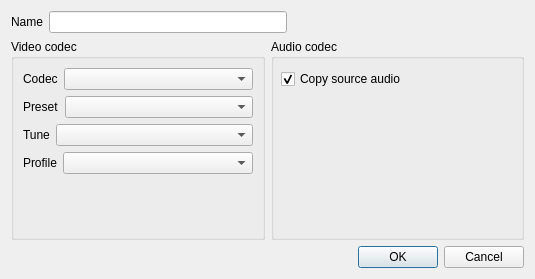
<?xml version="1.0" encoding="UTF-8"?>
<ui version="4.0">
 <class>EncodingPreset</class>
 <widget class="QDialog" name="EncodingPreset">
  <property name="geometry">
   <rect>
    <x>0</x>
    <y>0</y>
    <width>535</width>
    <height>279</height>
   </rect>
  </property>
  <property name="windowTitle">
   <string>Encoding preset</string>
  </property>
  <layout class="QVBoxLayout" name="verticalLayout_2">
   <item>
    <layout class="QVBoxLayout" name="verticalLayout">
     <item>
      <layout class="QHBoxLayout" name="horizontalLayout_2">
       <item>
        <widget class="QLabel" name="lblName">
         <property name="text">
          <string>Name</string>
         </property>
        </widget>
       </item>
       <item>
        <widget class="QLineEdit" name="lineEdit"/>
       </item>
       <item>
        <spacer name="horizontalSpacer">
         <property name="orientation">
          <enum>Qt::Orientation::Horizontal</enum>
         </property>
         <property name="sizeHint" stdset="0">
          <size>
           <width>40</width>
           <height>20</height>
          </size>
         </property>
        </spacer>
       </item>
      </layout>
     </item>
     <item>
      <layout class="QHBoxLayout" name="horizontalLayout">
       <item>
        <widget class="QGroupBox" name="grpVideo">
         <property name="sizePolicy">
          <sizepolicy hsizetype="Preferred" vsizetype="Expanding">
           <horstretch>0</horstretch>
           <verstretch>0</verstretch>
          </sizepolicy>
         </property>
         <property name="title">
          <string>Video codec</string>
         </property>
         <layout class="QVBoxLayout" name="verticalLayout_3">
          <item>
           <layout class="QHBoxLayout" name="horizontalLayout_3">
            <item>
             <widget class="QLabel" name="label">
              <property name="sizePolicy">
               <sizepolicy hsizetype="Fixed" vsizetype="Preferred">
                <horstretch>0</horstretch>
                <verstretch>0</verstretch>
               </sizepolicy>
              </property>
              <property name="text">
               <string>Codec</string>
              </property>
             </widget>
            </item>
            <item>
             <widget class="QComboBox" name="cbVideoCodec"/>
            </item>
           </layout>
          </item>
          <item>
           <layout class="QHBoxLayout" name="horizontalLayout_4">
            <item>
             <widget class="QLabel" name="label_2">
              <property name="sizePolicy">
               <sizepolicy hsizetype="Fixed" vsizetype="Preferred">
                <horstretch>0</horstretch>
                <verstretch>0</verstretch>
               </sizepolicy>
              </property>
              <property name="text">
               <string>Preset</string>
              </property>
             </widget>
            </item>
            <item>
             <widget class="QComboBox" name="cbVideoPreset"/>
            </item>
           </layout>
          </item>
          <item>
           <layout class="QHBoxLayout" name="horizontalLayout_5">
            <item>
             <widget class="QLabel" name="label_3">
              <property name="sizePolicy">
               <sizepolicy hsizetype="Fixed" vsizetype="Preferred">
                <horstretch>0</horstretch>
                <verstretch>0</verstretch>
               </sizepolicy>
              </property>
              <property name="text">
               <string>Tune</string>
              </property>
             </widget>
            </item>
            <item>
             <widget class="QComboBox" name="cbVideoTune"/>
            </item>
           </layout>
          </item>
          <item>
           <layout class="QHBoxLayout" name="horizontalLayout_6">
            <item>
             <widget class="QLabel" name="label_4">
              <property name="sizePolicy">
               <sizepolicy hsizetype="Fixed" vsizetype="Preferred">
                <horstretch>0</horstretch>
                <verstretch>0</verstretch>
               </sizepolicy>
              </property>
              <property name="text">
               <string>Profile</string>
              </property>
             </widget>
            </item>
            <item>
             <widget class="QComboBox" name="cbVideoProfile"/>
            </item>
           </layout>
          </item>
          <item>
           <spacer name="verticalSpacer">
            <property name="orientation">
             <enum>Qt::Orientation::Vertical</enum>
            </property>
            <property name="sizeHint" stdset="0">
             <size>
              <width>20</width>
              <height>31</height>
             </size>
            </property>
           </spacer>
          </item>
         </layout>
        </widget>
       </item>
       <item>
        <widget class="QGroupBox" name="grpAudio">
         <property name="sizePolicy">
          <sizepolicy hsizetype="Preferred" vsizetype="Expanding">
           <horstretch>0</horstretch>
           <verstretch>0</verstretch>
          </sizepolicy>
         </property>
         <property name="title">
          <string>Audio codec</string>
         </property>
         <widget class="QCheckBox" name="cbxAudioCopy">
          <property name="geometry">
           <rect>
            <x>10</x>
            <y>30</y>
            <width>131</width>
            <height>20</height>
           </rect>
          </property>
          <property name="text">
           <string>Copy source audio</string>
          </property>
          <property name="checked">
           <bool>true</bool>
          </property>
         </widget>
        </widget>
       </item>
      </layout>
     </item>
     <item>
      <widget class="QDialogButtonBox" name="buttonBox">
       <property name="orientation">
        <enum>Qt::Orientation::Horizontal</enum>
       </property>
       <property name="standardButtons">
        <set>QDialogButtonBox::StandardButton::Cancel|QDialogButtonBox::StandardButton::Ok</set>
       </property>
      </widget>
     </item>
    </layout>
   </item>
  </layout>
 </widget>
 <resources/>
 <connections>
  <connection>
   <sender>buttonBox</sender>
   <signal>accepted()</signal>
   <receiver>EncodingPreset</receiver>
   <slot>accept()</slot>
   <hints>
    <hint type="sourcelabel">
     <x>248</x>
     <y>254</y>
    </hint>
    <hint type="destinationlabel">
     <x>157</x>
     <y>274</y>
    </hint>
   </hints>
  </connection>
  <connection>
   <sender>buttonBox</sender>
   <signal>rejected()</signal>
   <receiver>EncodingPreset</receiver>
   <slot>reject()</slot>
   <hints>
    <hint type="sourcelabel">
     <x>316</x>
     <y>260</y>
    </hint>
    <hint type="destinationlabel">
     <x>286</x>
     <y>274</y>
    </hint>
   </hints>
  </connection>
 </connections>
</ui>
